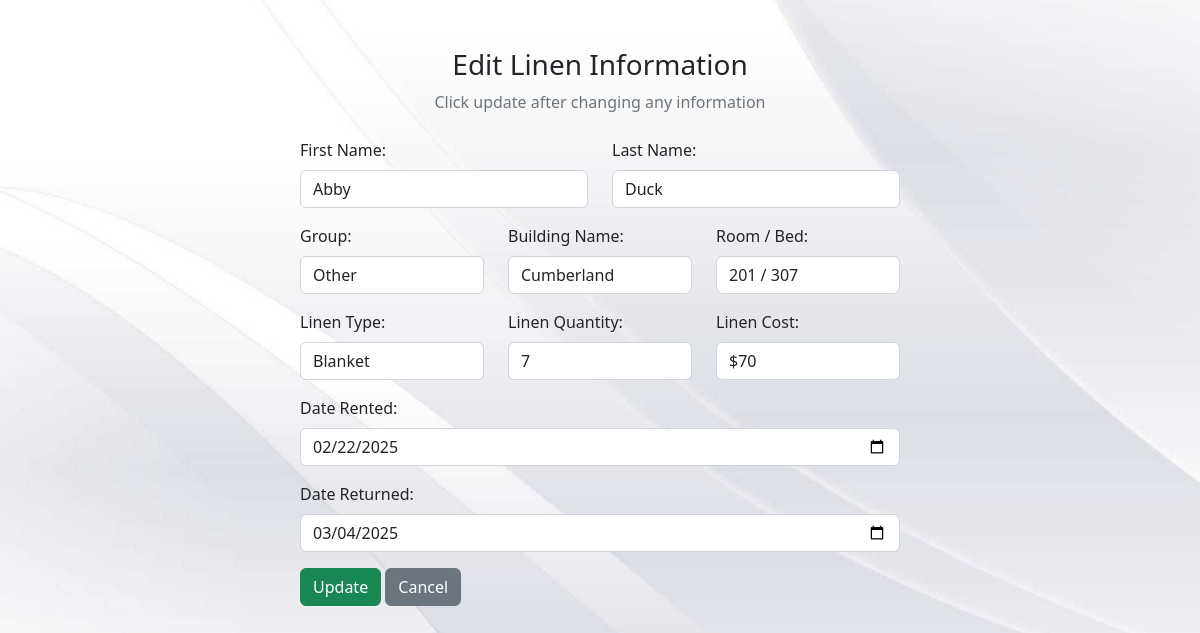
The app's page /edit_linen.php?id=72 with its own data.
### tables this page shows
CREATE TABLE `linens` (
  `id` int(11) NOT NULL,
  `resident_id` int(11) DEFAULT NULL,
  `first_name` varchar(255) DEFAULT NULL,
  `last_name` varchar(255) DEFAULT NULL,
  `building` varchar(255) DEFAULT NULL,
  `room` varchar(255) DEFAULT NULL,
  `group` varchar(255) DEFAULT NULL,
  `linen_type` varchar(255) DEFAULT NULL,
  `linen_quantity` varchar(255) DEFAULT NULL,
  `linen_cost` varchar(255) DEFAULT NULL,
  `linen_date_rented` date DEFAULT NULL,
  `linen_date_returned` date DEFAULT NULL
);

### edit_linen.php (the view, shortened to what this page needs)
<?php
include "db_conn.php";
$id = $_GET['id'];
$sql = "SELECT co.first_name, co.last_name, co.building, co.room, co.`group`, l.linen_type, l.linen_quantity, l.linen_cost, l.linen_date_rented, l.linen_date_returned
        FROM `checkin-out` co
        LEFT JOIN `linens` l ON co.id = l.resident_id OR l.id = '$id'
        WHERE co.id = '$id' LIMIT 1";
$result = mysqli_query($conn, $sql);
$row = mysqli_fetch_assoc($result);
?>
<!DOCTYPE html>
<html lang="en">
<head>
    <link href="https://cdn.jsdelivr.net/npm/bootstrap@5.2.3/dist/css/bootstrap.min.css" rel="stylesheet">
    <link rel="stylesheet" href="https://cdnjs.cloudflare.com/ajax/libs/font-awesome/6.4.0/css/all.min.css">
    <link rel="stylesheet" href="./src/edit.css">
</head>
<body>
    <div class="container">
        <div class="text-center mt-5 mb-4">
            <h3>Edit Linen Information</h3>
            <p class="text-muted">Click update after changing any information</p>
        </div>
        <div class="container d-flex justify-content-center">
            <form action="" method="post" style="width:50vw; min-width:300px" onsubmit="return validateForm()">
                <div class="row mb-3">
                    <div class="col">
                        <label for="first_name" class="form-label">First Name:</label>
                        <input type="text" id="first_name" class="form-control" name="first_name" value="<?php echo htmlspecialchars($row['first_name']); ?>">
                    </div>
                    <div class="col">
                        <label for="last_name" class="form-label">Last Name:</label>
                        <input type="text" id="last_name" class="form-control" name="last_name" value="<?php echo htmlspecialchars($row['last_name']); ?>">
                    </div>
                </div>
                <div class="row mb-3">
                    <div class="col">
                        <label for="group" class="form-label">Group:</label>
                        <select id="group" class="form-control" name="group">
                        <option select hidden><?php echo htmlspecialchars($row['group']); ?></option>
                        </select>
                    </div>
                    <div class="col">
                        <label for="building" class="form-label">Building Name:</label>
                        <select id="building" class="form-control" name="building">
                        <option select hidden><?php echo htmlspecialchars($row['building']); ?></option>
                        </select>
                    </div>
                    <div class="col">
                        <label for="room" class="form-label">Room / Bed:</label>
                        <input type="text" id="room" class="form-control" name="room" value="<?php echo htmlspecialchars($row['room']); ?>">
                    </div>
                </div>
                <div class="row mb-3">
                    <div class="col">
                        <label for="linen_type" class="form-label">Linen Type:</label>
                        <input type="text" class="form-control" id="linen_type" name="linen_type" value="<?php echo htmlspecialchars($row['linen_type'] ?? ''); ?>">
                    </div>
                    <div class="col">
                        <label for="linen_quantity" class="form-label">Linen Quantity:</label>
                        <input type="text" class="form-control" id="linen_quantity" name="linen_quantity" value="<?php echo htmlspecialchars($row['linen_quantity'] ?? ''); ?>">
                    </div>
                    <div class="col">
                        <label for="linen_cost" class="form-label">Linen Cost:</label>
                        <input type="text" class="form-control" id="linen_cost" name="linen_cost" value="<?php echo htmlspecialchars($row['linen_cost'] ?? ''); ?>">
                    </div>
                </div>
                <div class="form-container mb-3">
                    <label for="linen_date_rented" class="form-label">Date Rented:</label>
                    <input type="date" class="form-control" id="linen_date_rented" name="linen_date_rented" value="<?php echo htmlspecialchars($row['linen_date_rented'] ?? ''); ?>">
                </div>
                <div class="form-container mb-3">
                    <label for="linen_date_returned" class="form-label">Date Returned:</label>
                    <input type="date" class="form-control" id="linen_date_returned" name="linen_date_returned" value="<?php echo htmlspecialchars($row['linen_date_returned'] ?? ''); ?>">
                </div>
                <div class="mt-3">
                    <button type="submit" class="btn btn-success" name="submit">Update</button>
                    <a href="linen.php" class="btn btn-secondary">Cancel</a>
                </div>
            </form>
        </div>
    </div>
</body>
</html>

### src/edit.css (style rules this page uses)
body { background-color:#f1f1f1; background: url(white-main.jpg); background-repeat: no-repeat repeat-y; background-attachment: fixed; background-size: cover; }

### records on screen
linens: first_name "Abby", last_name "Duck", group "Other", building "Cumberland", room "201 / 307", linen_type "Blanket", linen_quantity "7", linen_cost "$70", linen_date_rented "02/22/2025", linen_date_returned "03/04/2025"
